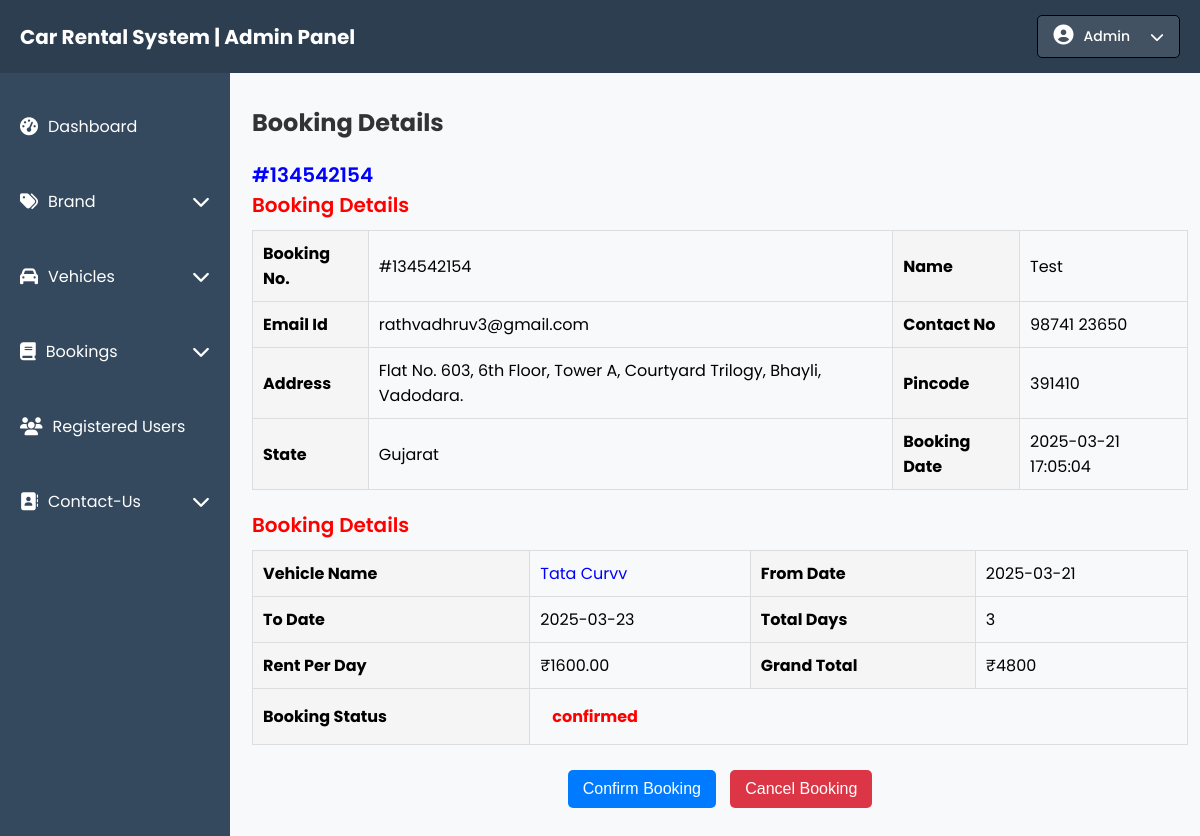
The page /Admin/booking-details.php?id=1 on the database its author committed.
### tables this page shows
CREATE TABLE `bookings` (
  `id` int(11) NOT NULL,
  `booking_number` varchar(20) NOT NULL,
  `user_id` int(11) NOT NULL,
  `email` varchar(255) NOT NULL,
  `vehicle_id` int(11) NOT NULL,
  `from_date` date NOT NULL,
  `to_date` date NOT NULL,
  `message` text DEFAULT NULL,
  `status` enum('new','confirmed','cancelled') DEFAULT 'new',
  `created_at` timestamp NOT NULL DEFAULT current_timestamp()
);

CREATE TABLE `users` (
  `id` int(11) NOT NULL,
  `first_name` varchar(50) NOT NULL,
  `last_name` varchar(50) NOT NULL,
  `email` varchar(100) NOT NULL,
  `phone` varchar(20) NOT NULL,
  `address` varchar(255) DEFAULT NULL,
  `pincode` varchar(10) NOT NULL,
  `state` varchar(100) NOT NULL,
  `password` varchar(255) NOT NULL,
  `created_at` timestamp NOT NULL DEFAULT current_timestamp(),
  `reset_token` varchar(100) DEFAULT NULL
);

CREATE TABLE `vehicles` (
  `id` int(11) NOT NULL,
  `vehicle_title` varchar(255) NOT NULL,
  `brand_id` int(11) NOT NULL,
  `vehicle_overview` text NOT NULL,
  `price_per_day` decimal(10,2) NOT NULL,
  `fuel_type` varchar(50) NOT NULL,
  `model_year` year(4) NOT NULL,
  `seating_capacity` int(11) NOT NULL,
  `image1` text DEFAULT NULL,
  `image2` text DEFAULT NULL,
  `image3` text DEFAULT NULL,
  `image4` text DEFAULT NULL,
  `image5` text DEFAULT NULL,
  `image6` text DEFAULT NULL,
  `air_conditioner` tinyint(4) DEFAULT NULL,
  `power_steering` tinyint(4) DEFAULT NULL,
  `cd_player` tinyint(4) DEFAULT NULL,
  `power_door_locks` tinyint(4) DEFAULT NULL,
  `driver_airbag` tinyint(4) DEFAULT NULL,
  `central_locking` tinyint(4) DEFAULT NULL,
  `antilock_braking_system` tinyint(4) DEFAULT NULL,
  `passenger_airbag` tinyint(4) DEFAULT NULL,
  `crash_sensor` tinyint(4) DEFAULT NULL,
  `brake_assist` tinyint(4) DEFAULT NULL,
  `power_windows` tinyint(4) DEFAULT NULL,
  `leather_seats` tinyint(4) DEFAULT NULL,
  `created_at` timestamp NOT NULL DEFAULT current_timestamp(),
  `updated_at` timestamp NOT NULL DEFAULT current_timestamp() ON UPDATE current_timestamp()
);

### Admin/booking-details.php (the view, shortened to what this page needs)
<?php
include 'connection.php';
if (isset($_GET['id'])) {
    $booking_id = $_GET['id'];
    try {
        $query = "SELECT b.booking_number, b.email, b.from_date, b.to_date, b.status, b.created_at,
                     b.vehicle_id, v.vehicle_title, v.price_per_day,
                     u.first_name, u.phone, u.address, u.pincode, u.state
              FROM bookings b
              JOIN vehicles v ON b.vehicle_id = v.id
              JOIN users u ON b.user_id = u.id
              WHERE b.id = :booking_id";
        $stmt = $pdo->prepare($query);
        $stmt->bindParam(':booking_id', $booking_id, PDO::PARAM_INT);
        $stmt->execute();
        $row = $stmt->fetch(PDO::FETCH_ASSOC);
        if ($row) {
            extract($row);
        } else {
            echo "<p style='color:red;'>Booking not found!</p>";
            exit;
        }
    } catch (PDOException $e) {
        echo "<p style='color:red;'>Database Error: " . $e->getMessage() . "</p>";
        exit;
    }
} else {
    echo "<p style='color:red;'>Invalid request!</p>";
    exit;
}
?>
<!DOCTYPE html>
<html lang="en">
    <head>
        <link rel="stylesheet" href="style.css">
        <link rel="stylesheet" href="https://cdnjs.cloudflare.com/ajax/libs/font-awesome/6.7.2/css/all.min.css" />
    </head>
    <body>
            <?php include 'include/navbar.php'; ?>
        <div class="main-container">
                <?php include 'include/sidebar.php'; ?>
                    <div class="booking-details">
                        <h2>Booking Details</h2>
                        <div class="booking-info">
                            <h3><span class="booking-number">#<?php echo $booking_number; ?></span><br> Booking Details</h3>
                            <table class="details-table">
                                <tr>
                                    <th>Booking No.</th>
                                    <td>#<?php echo $booking_number; ?></td>
                                    <th>Name</th>
                                    <td><?php echo $first_name; ?></td>
                                </tr>
                                <tr>
                                    <th>Email Id</th>
                                    <td><?php echo $email; ?></td>
                                    <th>Contact No</th>
                                    <td><?php echo $phone; ?></td>
                                </tr>
                                <tr>
                                    <th>Address</th>
                                    <td><?php echo $address; ?></td>
                                    <th>Pincode</th>
                                    <td><?php echo $pincode; ?></td>
                                </tr>
                                <tr>
                                    <th>State</th>
                                    <td><?php echo $state; ?></td>
                                    <th>Booking Date</th>
                                    <td><?php echo $created_at; ?></td>
                                </tr>
                            </table>
                            <h3>Booking Details</h3>
                            <table class="details-table">
                                <tr>
                                    <th>Vehicle Name</th>
                                    <td><a href="edit-vehicle.php?id=<?php echo $vehicle_id; ?>"><?php echo $vehicle_title; ?></a></td>
                                    <th>From Date</th>
                                    <td><?php echo $from_date; ?></td>
                                </tr>
                                <tr>
                                    <th>To Date</th>
                                    <td><?php echo $to_date; ?></td>
                                    <th>Total Days</th>
                                    <td><?php echo (new DateTime($from_date))->diff(new DateTime($to_date))->days + 1; ?></td>
                                </tr>
                                <tr>
                                    <th>Rent Per Day</th>
                                    <td>₹<?php echo $price_per_day; ?></td>
                                    <th>Grand Total</th>
                                    <td>₹<?php echo ((new DateTime($from_date))->diff(new DateTime($to_date))->days + 1) * $price_per_day; ?></td>
                                </tr>
                                <tr>
                                    <th>Booking Status</th>
                                    <td colspan="3"><span class="status"><?php echo $status; ?></span></td>
                                </tr>
                            </table>
                        </div>
                        <div class="action-buttons">
                            <form id="bookingForm" method="POST">
                                <button type="button" class="confirm-btn" onclick="confirmBooking()">Confirm Booking</button>
                                <button type="button" class="cancel-btn" onclick="cancelBooking()">Cancel Booking</button>
                            </form>
                        </div>
                    </div>
                </div>
    </body>
</html>

### Admin/style.css (style rules this page uses)
body { font-family: 'Poppins', sans-serif; margin: 0; padding: 0; background-color: #f8f9fa; }
.main-container { display: flex; align-items: flex-start; }
.booking-details { flex: 1; padding: 12px; margin-left: 10px; border-radius: 5px; }
.booking-details h2 { font-size: 24px; color: #333; margin-bottom: 15px; }
.booking-info h3 { font-size: 20px; color: red; font-weight: 600; margin-bottom: 10px; }
.booking-info h3 span { color:blue; }
.details-table { width: 100%; border-collapse: collapse; margin-bottom: 20px; }
.details-table th, .details-table td { border: 1px solid #ddd; padding: 10px; text-align: left; }
.details-table th { background: #f5f5f5; font-weight: bold; }
.details-table a { color: blue; text-decoration: none; }
.status { color: red; font-weight: bold; }
.action-buttons { text-align: center; margin-top: 20px; }
.confirm-btn, .cancel-btn { padding: 10px 15px; font-size: 16px; border: none; cursor: pointer; border-radius: 5px; margin: 5px; }
.confirm-btn { background: #007bff; color: white; }
.cancel-btn { background: #dc3545; color: white; }
.status { padding: 5px 12px; border-radius: 5px; font-weight: bold; text-align: center; display: inline-block; width: 80px; }

### rows shown on the page
bookings: booking_number "134542154", user.first_name "Test", email "rathvadhruv3@gmail.com", user.phone "98741 23650", user.address "Flat No. 603, 6th Floor, Tower A, Courtyard Trilogy, Bhayli, Vadodara.", user.pincode "391410", user.state "Gujarat", created_at "2025-03-21 17:05:04", vehicle.vehicle_title "Tata Curvv", from_date "2025-03-21", to_date "2025-03-23", from_date+to_date "3", vehicle.price_per_day "1600.00", from_date+to_date "4800", status "confirmed"
